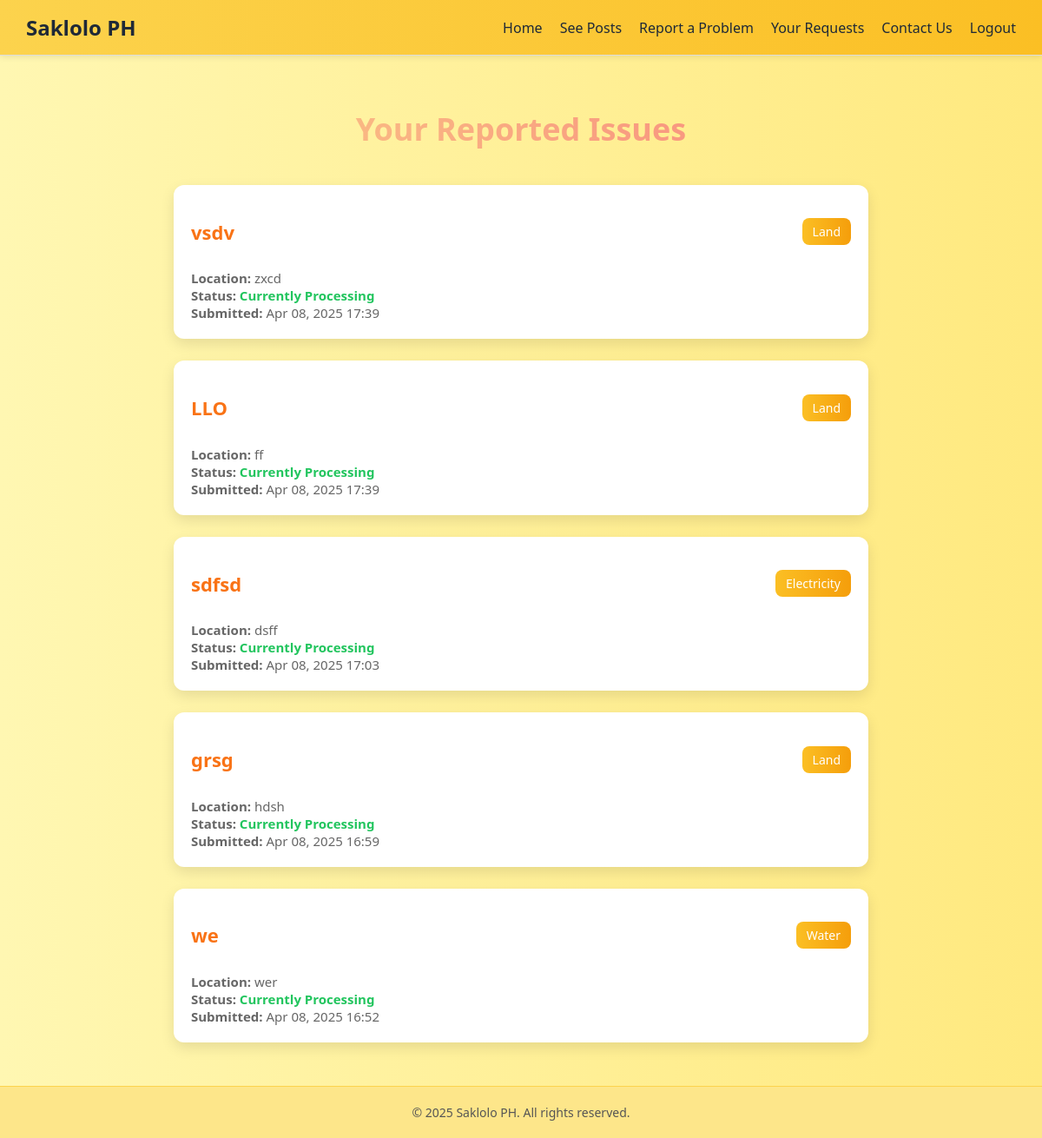
Screenshot of /requests/ (signed in) with the database file from the repository.
### report/models.py (models this page shows, shortened)
class Post(models.Model):
    user = models.ForeignKey(User, on_delete=models.CASCADE)
    title = models.CharField(max_length=255)
    category = models.CharField(max_length=20, choices=CATEGORY_CHOICES)
    location = models.CharField(max_length=255)
    date = models.DateTimeField(auto_now_add=True)
    description = models.TextField()
    upvotes = models.IntegerField(default=0)
    downvotes = models.IntegerField(default=0)
    def get_absolute_url(self):
        return reverse('report:post_detail', args=[str(self.pk)])

### report/views.py (the view)
# urls.py: path('requests/', views.request_view, name='requests'),
def request_view(request):
    user_posts = Post.objects.filter(user=request.user).order_by('-date')
    return render(request, 'requests.html', {'posts': user_posts})

### templates/requests.html (shortened to what this page needs)
{% extends 'base.html' %}
{% load static %}
{% block content %}
<h2 class="page-title">Your Reported Issues</h2>
{% if posts %}
    <ul class="post-list">
        {% for post in posts %}
            <li class="post-item">
                <div class="post-header">
                    <h3><a href="{{ post.get_absolute_url }}" class="post-title">{{ post.title }}</a></h3>
                    <span class="category">{{ post.category }}</span>
                </div>
                <div class="post-meta">
                    <strong>Location:</strong> {{ post.location }}<br>
                    <strong>Status:</strong> <span class="status">Currently Processing</span><br>
                    <strong>Submitted:</strong> {{ post.date|date:"M d, Y H:i" }}
                </div>
            </li>
        {% endfor %}
    </ul>
{% else %}
    <p class="empty-message">You haven't reported any issues yet.</p>
{% endif %}
{% endblock %}

### templates/base.html (style rules this page uses)
body { margin: 0; font-family: 'Segoe UI', Tahoma, Geneva, Verdana, sans-serif; background-color: #fffef4; }

### templates/requests.html (style rules this page uses)
body { background: linear-gradient(to right, #fff7b2, #ffe97f); font-family: 'Segoe UI', Tahoma, Geneva, Verdana, sans-serif; margin: 0; padding: 0; color: #333; }
.page-title { text-align: center; color: #333; font-size: 36px; font-weight: bold; margin: 30px 0 20px; background: linear-gradient(to right, #fbd786, #f7797d); -webkit-background-clip: text; -webkit-text-fill-color: transparent; }
.post-list { list-style: none; display: grid; grid-template-columns: 1fr; gap: 25px; padding: 20px 30px; max-width: 800px; margin: auto; }
.post-item { background-color: #fff; border-radius: 12px; padding: 20px; box-shadow: 0 6px 16px rgba(0, 0, 0, 0.1); transition: transform 0.3s ease, box-shadow 0.3s ease; }
.post-header { display: flex; justify-content: space-between; align-items: center; margin-bottom: 10px; }
.post-title { font-size: 22px; color: #f97316; text-decoration: none; font-weight: 600; }
.category { background: linear-gradient(to right, #fbbf24, #f59e0b); color: white; padding: 6px 12px; border-radius: 8px; font-size: 14px; font-weight: 500; }
.post-meta { margin-top: 10px; font-size: 15px; color: #666; }
.status { font-weight: bold; color: #22c55e; }

### rows the page displays
Post: title "vsdv", category "Land", location "zxcd", date "Apr 08, 2025 17:39"
Post: title "LLO", category "Land", location "ff", date "Apr 08, 2025 17:39"
Post: title "sdfsd", category "Electricity", location "dsff", date "Apr 08, 2025 17:03"
Post: title "grsg", category "Land", location "hdsh", date "Apr 08, 2025 16:59"
Post: title "we", category "Water", location "wer", date "Apr 08, 2025 16:52"
